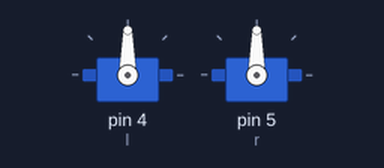
The sketch below on a simulated Arduino Uno, built with avr-gcc and run on an emulated ATmega328P. Shown: 2 × servo.

Above: at 0.1 s.
At 3.1 s:
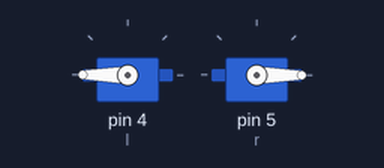
Timing chart, 0 to 5.5 s (numbered marks = the images above):
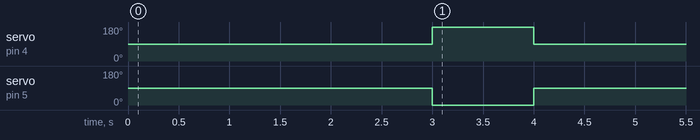

Measured:
- by itself, servo on pin 4 (l): 90° → 180° at 3.0 s, → 90° 1.0 s later
- by itself, servo on pin 5 (r): 90° → 0° at 3.0 s, → 90° 1.0 s later

The sketch:

HW3_Program.ino
```cpp
//include servo library
#include<Servo.h>

//set names for motors
Servo lm;
Servo rm;

//integers used later in code
int x = 1;
int l = 4;
int r = 5;

//setup code used to attach motors
void setup() {
  lm.attach(l, 1000, 2000);
  rm.attach(r, 1000, 2000);
}

//define function called in main loop that sets the speed for a certain amount of time
void forwardSpeed(float spd, float sec){
  lm.write(90 + 90 * spd);
  rm.write(90 - 90 * spd);
  delay(sec * 1000);
}

//code that runs repeatedly
void loop() {
  //initially set motors to not move
  lm.write(90);
  rm.write(90);


  //while loop causes this to execute only once
  while (x == 1) {

  //calling functions that cause the robot to go forward at a speed for a certain time
  forwardSpeed(1/4, 1);
  forwardSpeed(1/2, 1);
  forwardSpeed(3/4, 1);
  forwardSpeed(1, 1);
  forwardSpeed(3/4, 1);
  forwardSpeed(1/2, 1);
  forwardSpeed(1/4, 1);
  forwardSpeed(0,1);
  x = 2;
  }
}
```
